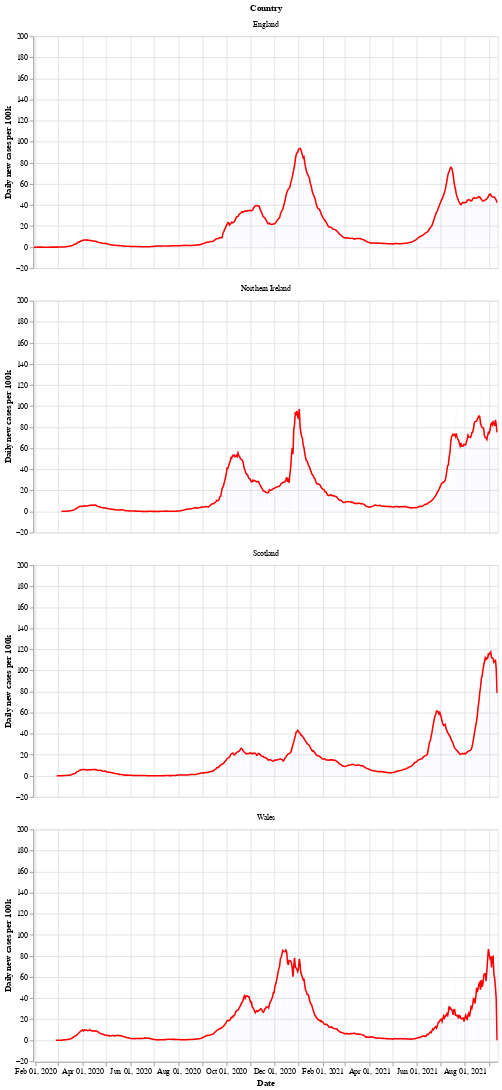

Notebook code for this chart:
### Markdown cell above
Next is a bar chart of the number of new cases in each country (per 100k population), with the 7 day moving average of cases. Again we see that Wales saw a longer period of raising and falling cases compared to the other countries.

After a period of cases falling, each nation is now seeing a rise in the number of cases - especially in Wales.

### Code cell
# collapse
bars = alt.Chart(uk_cases).mark_bar().encode(
    x=alt.X("yearmonthdate(date):T", axis=alt.Axis(title='Date')),
    y=alt.Y("newCasesRate:Q", axis=alt.Axis(title='Daily new cases per 100k')),
    tooltip='newCasesRate',
    color=alt.condition(
        alt.datum.dailyChange > 0,
        alt.value("orange"),  # The positive color
        alt.value("blue")  # The negative color
    )
).properties(title='New cases per 100k population with rolling 7 day average', width=600).interactive()
line = alt.Chart(uk_cases).mark_line(
    color='red',
    size=2,
).transform_window(
    rolling_mean='mean(newCasesRate)',
    frame=[0, 7],
    groupby=['areaName']
).encode(
    x='yearmonthdate(date):T',
    y='rolling_mean:Q'
)
alt.layer(line, bars, data=uk_cases).facet(alt.Row('areaName', title='Country'), columns=1)

### Figure 1 — Vega-Lite specification as saved in the notebook (floating-point values rounded to 4 significant figures; data arrays with more than 128 entries replaced by an {"elided": "..."} marker saying what was removed)
{"config": {"view": {"continuousWidth": 400, "continuousHeight": 300}}, "data": {"name": "data-d48bfa76135b2446341a0a1691cea16d"}, "facet": {"type": "nominal", "field": "areaName", "title": "Country"}, "spec": {"layer": [{"mark": {"type": "line", "color": "red", "size": 2}, "encoding": {"x": {"type": "temporal", "field": "date", "timeUnit": "yearmonthdate"}, "y": {"type": "quantitative", "field": "rolling_mean"}}, "transform": [{"window": [{"op": "mean", "field": "newCasesRate", "as": "rolling_mean"}], "frame": [0, 7], "groupby": ["areaName"]}]}, {"mark": "bar", "encoding": {"color": {"condition": {"value": "orange", "test": "(datum.dailyChange > 0)"}, "value": "blue"}, "tooltip": {"type": "quantitative", "field": "newCasesRate"}, "x": {"type": "temporal", "axis": {"title": "Date"}, "field": "date", "timeUnit": "yearmonthdate"}, "y": {"type": "quantitative", "axis": {"title": "Daily new cases per 100k"}, "field": "newCasesRate"}}, "selection": {"selector002": {"type": "interval", "bind": "scales", "encodings": ["x", "y"]}}, "title": "New cases per 100k population with rolling 7 day average", "width": 600}]}, "columns": 1, "$schema": "https://vega.github.io/schema/vega-lite/v4.8.1.json", "datasets": {"data-d48bfa76135b2446341a0a1691cea16d": {"elided": "2272 records"}}}
